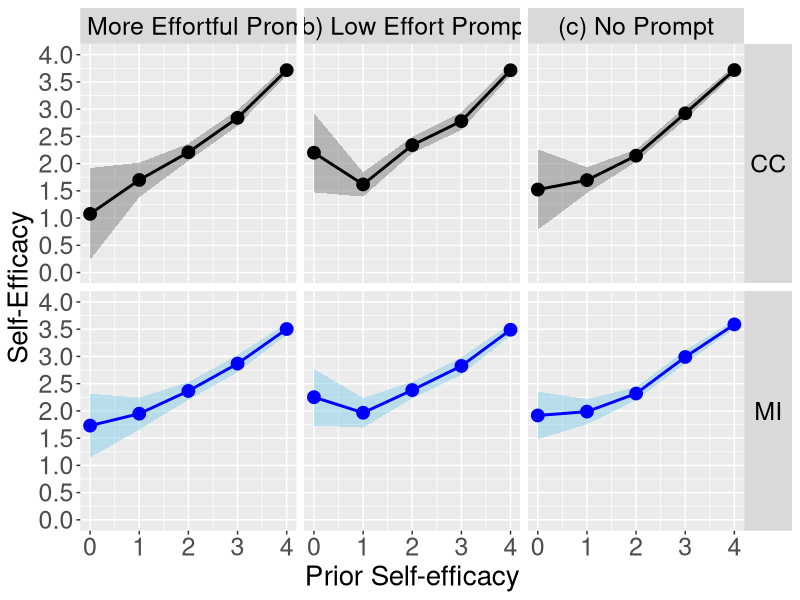

Recreate this plot in R. (Note: this script raises an error after producing the figure.)
rm(list = ls())

library(ggplot2)

cc_est_no_prompt_by_dp <- read.csv(file = file.path("analysis-complete-case", "formatted-output", "cc_est_no_prompt_by_prior_self_efficacy.csv"))
cc_est_high_effort_prompt_by_dp <- read.csv(file = file.path("analysis-complete-case", "formatted-output", "cc_est_high_effort_prompt_by_prior_self_efficacy.csv"))
cc_est_low_effort_prompt_by_dp <- read.csv(file = file.path("analysis-complete-case", "formatted-output", "cc_est_low_effort_prompt_by_prior_self_efficacy.csv"))

dat_all_pool_stats_no_prompt_by_dp <- read.csv(file = file.path("analysis-multiple-imputation", "formatted-output", "dat_all_pool_stats_no_prompt_by_prior_self_efficacy.csv"))
dat_all_pool_stats_high_effort_prompt_by_dp <- read.csv(file = file.path("analysis-multiple-imputation", "formatted-output", "dat_all_pool_stats_high_effort_prompt_by_prior_self_efficacy.csv"))
dat_all_pool_stats_low_effort_prompt_by_dp <- read.csv(file = file.path("analysis-multiple-imputation", "formatted-output", "dat_all_pool_stats_low_effort_prompt_by_prior_self_efficacy.csv"))

dat_ppc_no_prompt_by_dp <- read.csv(file = file.path("analysis-multiple-imputation", "formatted-output", "dat_ppc_no_prompt_by_prior_self_efficacy.csv"))
dat_ppc_high_effort_prompt_by_dp <- read.csv(file = file.path("analysis-multiple-imputation", "formatted-output", "dat_ppc_high_effort_prompt_by_prior_self_efficacy.csv"))
dat_ppc_low_effort_prompt_by_dp <- read.csv(file = file.path("analysis-multiple-imputation", "formatted-output", "dat_ppc_low_effort_prompt_by_prior_self_efficacy.csv"))

cc_results <- data.frame(where_from = "CC", 
                         decision_point = c(0:4, 0:4, 0:4),
                         what = c(rep("(a) More Effortful Prompt", 5), 
                                  rep("(b) Low Effort Prompt", 5), 
                                  rep("(c) No Prompt", 5)), 
                         est = c(cc_est_high_effort_prompt_by_dp$est, cc_est_low_effort_prompt_by_dp$est, cc_est_no_prompt_by_dp$est), 
                         conf_int_lb = c(cc_est_high_effort_prompt_by_dp$conf_int_lb, cc_est_low_effort_prompt_by_dp$conf_int_lb, cc_est_no_prompt_by_dp$conf_int_lb), 
                         conf_int_ub = c(cc_est_high_effort_prompt_by_dp$conf_int_ub, cc_est_low_effort_prompt_by_dp$conf_int_ub, cc_est_no_prompt_by_dp$conf_int_ub))

mi_results <- data.frame(where_from = "MI", 
                         decision_point = c(0:4, 0:4, 0:4),
                         what = c(rep("(a) More Effortful Prompt", 5), 
                                  rep("(b) Low Effort Prompt", 5), 
                                  rep("(c) No Prompt", 5)), 
                         est = c(dat_all_pool_stats_high_effort_prompt_by_dp$Qbar, dat_all_pool_stats_low_effort_prompt_by_dp$Qbar, dat_all_pool_stats_no_prompt_by_dp$Qbar), 
                         conf_int_lb = c(dat_all_pool_stats_high_effort_prompt_by_dp$conf_int_lb, dat_all_pool_stats_low_effort_prompt_by_dp$conf_int_lb, dat_all_pool_stats_no_prompt_by_dp$conf_int_lb), 
                         conf_int_ub = c(dat_all_pool_stats_high_effort_prompt_by_dp$conf_int_ub, dat_all_pool_stats_low_effort_prompt_by_dp$conf_int_ub, dat_all_pool_stats_no_prompt_by_dp$conf_int_ub))

all_results <- rbind(cc_results, mi_results)

group_colors <- c(CC = "black", MI = "blue")
group_colors_fill <- c(CC = "grey50", MI = "skyblue")

ggplot(all_results, aes(x = decision_point, y = est, ymin = conf_int_lb, ymax = conf_int_ub, color = where_from, fill = where_from)) +
  scale_y_continuous(name = "Self-Efficacy", limits = c(0,4), breaks = seq(0,4,0.5)) +
  scale_x_continuous(name = "Prior Self-efficacy", limits = c(0,4), breaks = 0:4) + 
  theme(axis.text = element_text(size = 18), title = element_text(size = 20), legend.position = "none") +
  scale_color_manual(values=group_colors) +
  scale_fill_manual(values=group_colors_fill) +
  geom_ribbon(alpha = 0.5, color = NA) +
  geom_line(linewidth = 1) + geom_point(size = 4) +
  facet_grid(where_from ~ what) +
  theme(strip.text.x = element_text(size = 18, colour = "black", angle = 0)) +
  theme(strip.text.y = element_text(size = 18, colour = "black", angle = 0))

ggsave(filename = file.path("plot-cc-and-mi-together", "means_by_prior_self_efficacy_CI90.png"), width = 20, height = 12, units = "in", dpi = 1000)

ggplot(all_results, aes(x = decision_point, y = est, ymin = conf_int_lb, ymax = conf_int_ub, color = where_from, fill = where_from)) +
  scale_y_continuous(name = "Self-Efficacy", limits = c(0,6), breaks = seq(0,4,0.5)) +
  scale_x_continuous(name = "Prior Self-efficacy", limits = c(0,4), breaks = 0:4) + 
  coord_cartesian(ylim = c(0,4), xlim = c(0,4)) +
  theme(axis.text = element_text(size = 18), title = element_text(size = 20), legend.position = "none") +
  scale_color_manual(values=group_colors) +
  scale_fill_manual(values=group_colors_fill) +
  geom_smooth(linewidth = 1, se = TRUE, span = 1.2, level = 0.90) +
  facet_grid(~ what) +
  theme(strip.text.x = element_text(size = 18, colour = "black", angle = 0)) +
  theme(strip.text.y = element_text(size = 18, colour = "black", angle = 0))

ggsave(filename = file.path("plot-cc-and-mi-together", "means_by_prior_self_efficacy_CI90_loess.png"), width = 20, height = 6, units = "in", dpi = 1000)

ppc_results <- data.frame(where_from = "MI", 
                          decision_point = c(0:4, 0:4, 0:4),
                          what = c(rep("(a) More Effortful Prompt", 5), 
                                   rep("(b) Low Effort Prompt", 5), 
                                   rep("(c) No Prompt", 5)), 
                          ppc_est = c(dat_ppc_high_effort_prompt_by_dp$ppc_est, dat_ppc_low_effort_prompt_by_dp$ppc_est, dat_ppc_no_prompt_by_dp$ppc_est),
                          fmi = c(dat_all_pool_stats_high_effort_prompt_by_dp$gamma, dat_all_pool_stats_low_effort_prompt_by_dp$gamma, dat_all_pool_stats_no_prompt_by_dp$gamma))

ggplot(ppc_results, aes(x = decision_point, y = ppc_est)) +
  scale_y_continuous(name = "Posterior Predictive P-Value", limits = c(0,1), breaks = seq(0,1,0.2)) +
  scale_x_continuous(name = "Prior Self-Efficacy", limits = c(0,4), breaks = seq(0,4,1)) + 
  theme(axis.text = element_text(size = 18), title = element_text(size = 20), legend.position = "none") +
  geom_line(linewidth = 1) + geom_point(size = 4) +
  facet_grid(~ what) +
  theme(strip.text.x = element_text(size = 18, colour = "black", angle = 0)) +
  theme(strip.text.y = element_text(size = 18, colour = "black", angle = 0)) +
  geom_hline(yintercept = 0.95, linetype = "dashed", linewidth = 1, colour = "red") +
  geom_hline(yintercept = 0.05, linetype = "dashed", linewidth = 1, colour = "red")

ggsave(filename = file.path("plot-cc-and-mi-together", "ppc_means_by_prior_self_efficacy.png"), width = 20, height = 6, units = "in", dpi = 1000)

ggplot(ppc_results, aes(x = decision_point, y = fmi)) +
  scale_y_continuous(name = "Fraction of Missing Information", limits = c(0,1), breaks = seq(0,1,0.2)) +
  scale_x_continuous(name = "Prior Self-Efficacy", limits = c(0,4), breaks = seq(0,4,1)) + 
  theme(axis.text = element_text(size = 18), title = element_text(size = 20), legend.position = "none") +
  geom_line(linewidth = 1) + geom_point(size = 4) +
  facet_grid(~ what) +
  theme(strip.text.x = element_text(size = 18, colour = "black", angle = 0)) +
  theme(strip.text.y = element_text(size = 18, colour = "black", angle = 0)) +
  geom_hline(yintercept = 0.95, linetype = "dashed", linewidth = 1, colour = "red")

ggsave(filename = file.path("plot-cc-and-mi-together", "fmi_means_by_prior_self_efficacy.png"), width = 20, height = 6, units = "in", dpi = 1000)

if(file.exists("plot-cc-and-mi-together/Thumbs.db")){
  file.remove("plot-cc-and-mi-together/Thumbs.db")
}

